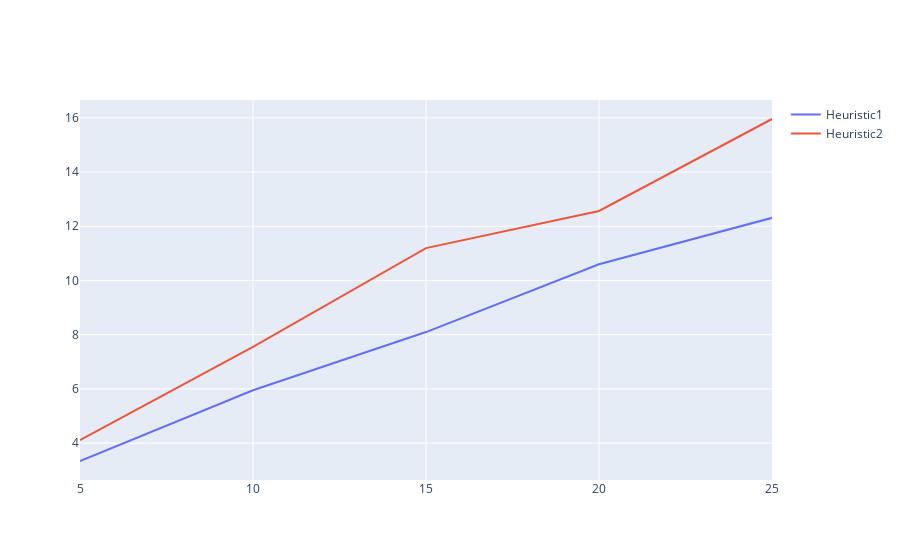

The code cell stored with this chart in its notebook:
### Code cell
r = [5, 10, 15, 20, 25]

trace0 = go.Scatter(
    x = r,
    y = errorsH1,
    mode = 'lines',
    name = 'Heuristic1'
)

trace1 = go.Scatter(
    x = r,
    y = errorsH2,
    mode = 'lines',
    name = 'Heuristic2'
)

data = [trace0, trace1]

iplot(data)

### Figure 1 — Plotly figure (JSON) as saved in the notebook; plotly's stock layout.template omitted (floating-point values rounded to 4 significant figures)
{"data": [{"mode": "lines", "name": "Heuristic1", "type": "scatter", "x": [5, 10, 15, 20, 25], "y": [3.341, 5.95, 8.098, 10.6, 12.31]}, {"mode": "lines", "name": "Heuristic2", "type": "scatter", "x": [5, 10, 15, 20, 25], "y": [4.108, 7.552, 11.2, 12.56, 15.96]}], "layout": {}}
